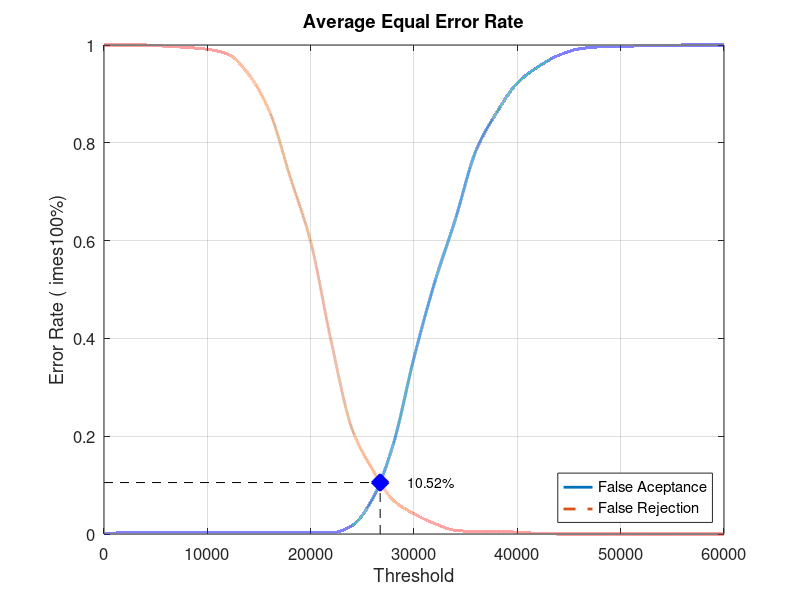
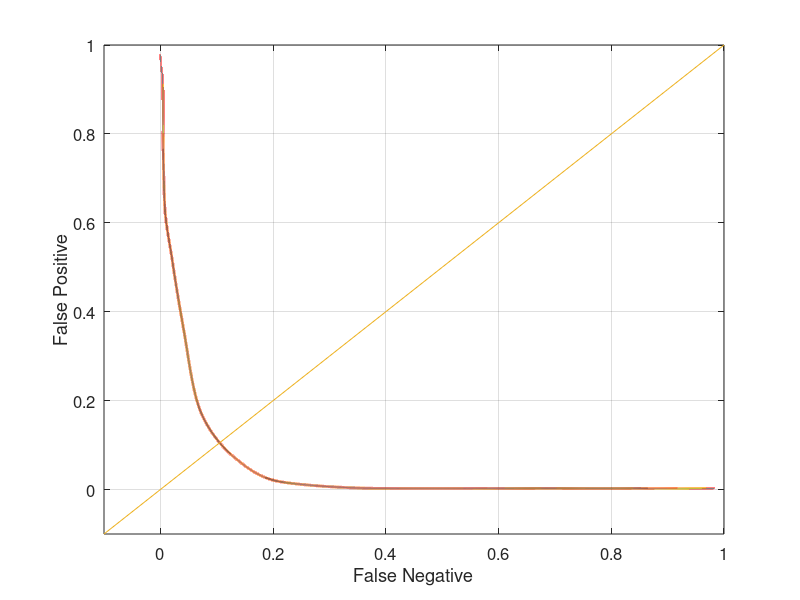

Source code (MATLAB) for these figures, in order:
close all;
clear;
clc;
x = 0:2000:60000;
xq = 0:0.5:60000;

y0 = [0 0.00263158 0.00263158 0.00263158 0.00263158 0.00263158 0.00263158 0.00263158 0.00263158 0.00263158 0.00263158 0.00263158 0.0171053 0.0723684 0.184211 0.360526 0.514474 0.643421 0.784211 0.861842 0.922368 0.955263 0.978947 0.992105 0.996053 0.996053 0.998684 0.998684 1 1 1]
yy0 = interp1(x, y0, xq, 'pchip');
y1 = [1 1 1 0.9975 0.995 0.99125 0.98125 0.94 0.865 0.73125 0.5975 0.3925 0.215 0.13125 0.06875 0.04125 0.02125 0.0075 0.005 0.005 0.00375 0.00125 0 0 0 0 0 0 0 0 0]
yy1 = interp1(x, y1, xq, 'pchip');

% Calculating EER: 
y2 = abs(y0 - y1);
find(y2 == min(y2))
yy2 = abs(yy0 - yy1);
xEER = find(yy2 == min(yy2));
xEERIndex = xq(xEER) % X-axis EER
yEER = yy0(xEER) % Y-axis EER

main = figure
plot(xq, yy0,'-','LineWidth', 2);	hold on
plot(xq, yy1,'--','LineWidth', 2);	hold on
plot([xEERIndex xEERIndex], [0 yEER], 'k--');	hold on
plot([0 xEERIndex], [yEER yEER], 'k--');	hold on
plot(xEERIndex, yEER, 'bx', 'LineWidth', 10);	hold on
text(xEERIndex + 10 * xEERIndex / 100, yEER, [num2str(round((10000 * yEER)) / 100) '%'])
legend('False Aceptance', 'False Rejection', 'Location', 'SouthEast')
xlabel('Threshold')
ylabel('Error Rate (	imes100%)')
title('Average Equal Error Rate')
set(gca, 'FontSize', 12)
axis([0 60000 0 1])
grid on

print(main, 'Experiment1AverageMain', '-dpng');
FNRxFPR = figure('Color', [1 1 1]);
plot(yy1, yy0, '-', yy1, yy0, 'LineWidth', 2);
hold on
y = -0.1:0.1:1
plot(y, y); 
set(gca, 'FontSize', 12)
xlabel('False Negative')
ylabel('False Positive')
axis([-0.1 1 -0.1 1])
set(gca, 'FontSize', 12)
grid on

print(FNRxFPR, 'Experiment1AverageFNRxFPR','-dpng');
